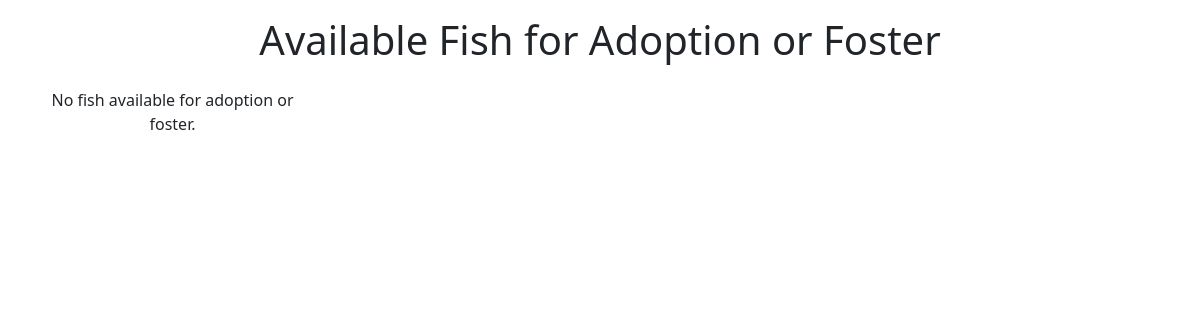
/fish/, run on an earlier commit of the app's database.
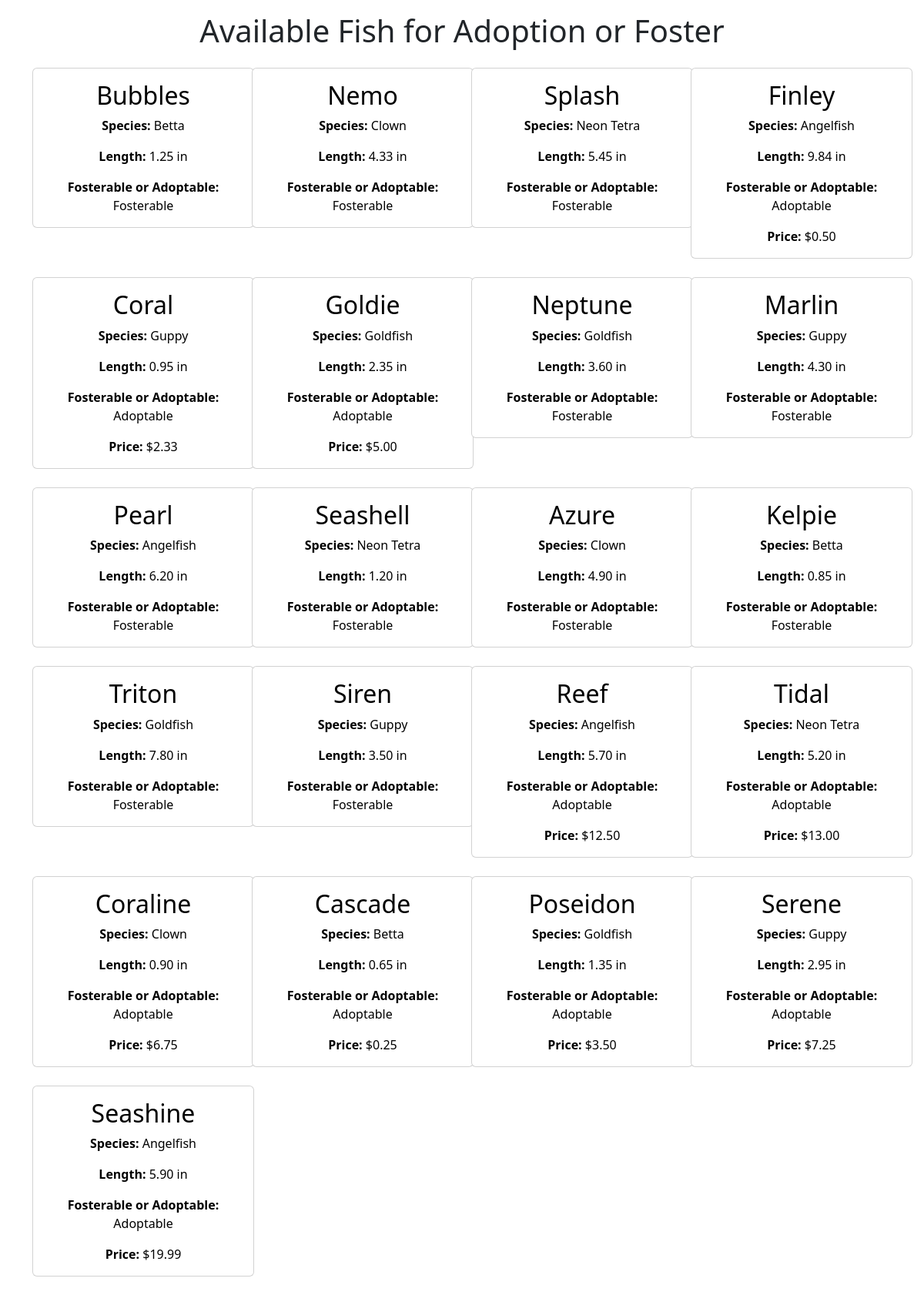
And on a later commit of the database.
### animal_adoption_app/models.py (models this page shows, shortened)
class Fish(models.Model):
    animal = models.OneToOneField(Animal, on_delete=models.CASCADE, primary_key=True)
    species = models.CharField(max_length=100)
    length = models.DecimalField(max_digits=5, decimal_places=2)
    food = models.CharField(max_length=100)

class Animal(models.Model):
    id = models.AutoField(primary_key=True)
    name = models.CharField(max_length=100, unique=True)
    price = models.DecimalField(max_digits=10, decimal_places=2)
    fosterable = models.BooleanField(default=False)
    image_path = models.CharField(max_length=255, blank=True, null=True)
    SHELTER_CHOICES = [
        ('Homeward Animal Shelter', 'Homeward Animal Shelter'),
        ('Cats Cradle Shelter Inc', 'Cats Cradle Shelter Inc'),
        ('Minn-Kota PAAWS', 'Minn-Kota PAAWS'),
    ]
    shelter = models.CharField(max_length=100, choices=SHELTER_CHOICES)

### animal_adoption_app/views.py (the view)
# urls.py: path('fish/', views.fish, name='fish'),
def fish(request):
    fish = Fish.objects.all()
    return render(request, 'animal_adoption_app/fish.html', {'fish_list': fish})

### templates/animal_adoption_app/fish.html (shortened to what this page needs)
<!DOCTYPE html>
<html lang="en">
<head>
    <link href="https://cdn.jsdelivr.net/npm/bootstrap@5.3.3/dist/css/bootstrap.min.css" rel="stylesheet">
</head>
<body>
    {% load static %}
    <h1 class="text-center mt-3 mb-4">Available Fish for Adoption or Foster</h1>
    <div class="container">
        <div class="row row-cols-1 row-cols-md-2 row-cols-lg-3 row-cols-xl-4">
            {% for fish in fish_list %}
                <div class="col mb-4 text-center">
                    <div class="card" style="width: 18rem;">
                        <a href="{% url 'animal_detail' fish.animal.id %}" class="card-link">
                            <div class="card-body">
                                <h2 class="card-title">{{ fish.animal.name }}</h2>
                                <p class="card-text"><strong>Species:</strong> {{ fish.species }}</p>
                                <p class="card-text"><strong>Length:</strong> {{ fish.length }} in</p>
                                <p class="card-text"><strong>Fosterable or Adoptable:</strong> {% if fish.animal.fosterable %}Fosterable{% else %}Adoptable{% endif %}</p>
                                {% if not fish.animal.fosterable %}
                                    <p class="card-text"><strong>Price:</strong> ${{ fish.animal.price }}</p>
                                {% endif %}
                            </div>
                        </a>
                    </div>
                </div>
            {% empty %}
                <p class="col text-center">No fish available for adoption or foster.</p>
            {% endfor %}
        </div>
    </div>
</body>
</html>

What changed in the data, as far as the page shows it:
added Fish: animal.name "Bubbles", species "Betta", length "1.25", shows "Fosterable"
added Fish: animal.name "Nemo", species "Clown", length "4.33", shows "Fosterable"
added Fish: animal.name "Splash", species "Neon Tetra", length "5.45", shows "Fosterable"
added Fish: animal.name "Finley", species "Angelfish", length "9.84", shows "Adoptable", animal.price "0.50"
added Fish: animal.name "Coral", species "Guppy", length "0.95", shows "Adoptable", animal.price "2.33"
added Fish: animal.name "Goldie", species "Goldfish", length "2.35", shows "Adoptable", animal.price "5.00"
added Fish: animal.name "Neptune", species "Goldfish", length "3.60", shows "Fosterable"
added Fish: animal.name "Marlin", species "Guppy", length "4.30", shows "Fosterable"
added Fish: animal.name "Pearl", species "Angelfish", length "6.20", shows "Fosterable"
added Fish: animal.name "Seashell", species "Neon Tetra", length "1.20", shows "Fosterable"
added Fish: animal.name "Azure", species "Clown", length "4.90", shows "Fosterable"
added Fish: animal.name "Kelpie", species "Betta", length "0.85", shows "Fosterable"
added Fish: animal.name "Triton", species "Goldfish", length "7.80", shows "Fosterable"
added Fish: animal.name "Siren", species "Guppy", length "3.50", shows "Fosterable"
added Fish: animal.name "Reef", species "Angelfish", length "5.70", shows "Adoptable", animal.price "12.50"
added Fish: animal.name "Tidal", species "Neon Tetra", length "5.20", shows "Adoptable", animal.price "13.00"
added Fish: animal.name "Coraline", species "Clown", length "0.90", shows "Adoptable", animal.price "6.75"
added Fish: animal.name "Cascade", species "Betta", length "0.65", shows "Adoptable", animal.price "0.25"
added Fish: animal.name "Poseidon", species "Goldfish", length "1.35", shows "Adoptable", animal.price "3.50"
added Fish: animal.name "Serene", species "Guppy", length "2.95", shows "Adoptable", animal.price "7.25"
added Fish: animal.name "Seashine", species "Angelfish", length "5.90", shows "Adoptable", animal.price "19.99"
Also different on the page:
text no longer shown: "No fish available for adoption or foster."
